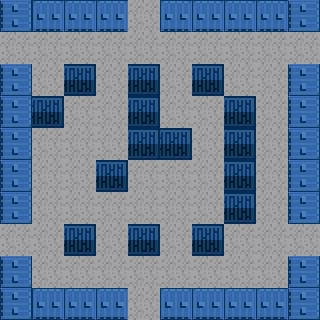

Rendered tile map (Tiled .tmx) drawn with the repository's tilesets; below, a short description and the full map source, tile grids included:
An orthogonal 10x10 tile map with 32x32 px tiles, 1 tile layer (Tile Layer 1).

<map version="1.0" orientation="orthogonal" renderorder="right-down" width="10" height="10" tilewidth="32" tileheight="32">
 <tileset firstgid="1" name="tanks_sheet" tilewidth="32" tileheight="32">
  <image source="../../resources/canvas/img/tanks_sheet.png" width="256" height="128" />
 </tileset>
 <layer name="Tile Layer 1" width="10" height="10">
  <data encoding="csv">
32,31,31,31,1,31,31,31,31,32,
1,1,1,1,1,1,1,1,1,1,
32,1,26,1,26,1,26,1,1,32,
32,26,1,1,26,1,1,26,1,32,
32,1,1,1,26,26,1,26,1,32,
32,1,1,26,1,1,1,26,1,32,
32,1,1,1,1,1,1,26,1,32,
1,1,26,1,26,1,26,1,1,1,
32,1,1,1,1,1,1,1,1,32,
32,31,31,31,1,31,31,31,31,32
</data>
 </layer>
</map>
